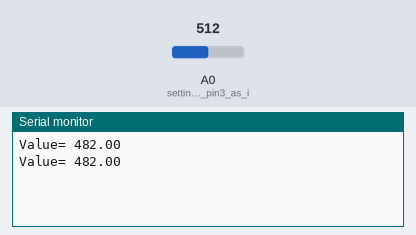
Bench run of a sketch on a simulated Arduino Uno, built with avr-gcc and run on an emulated ATmega328P. Shown: the last lines printed to the serial monitor. Inputs (shaded band) come from the test bench; at power-on: A0 (setting_arduino_pin3_as_i) = 512.

Above: at 1.8 s.
1.9 s: A0 (setting_arduino_pin3_as_i) set to 716
At 2.4 s:
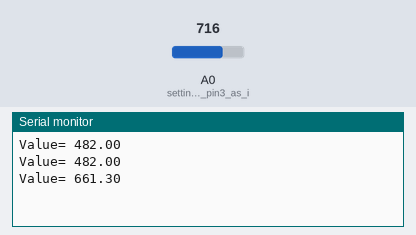
3.4 s: A0 (setting_arduino_pin3_as_i) set to 900
At 4.8 s:
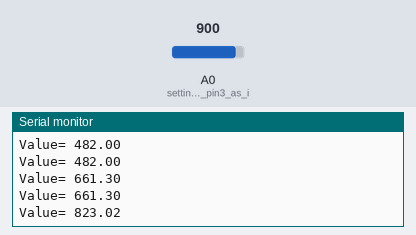
Timing chart, 0 to 6.4 s (numbered marks = the images above; inputs shaded):
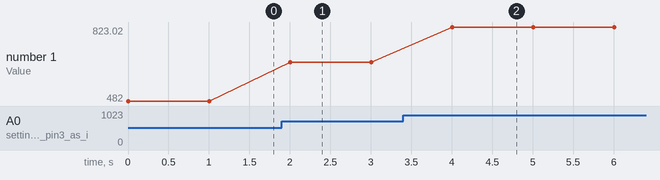

The sketch:

tempSensor.ino
```cpp
int value = 0;            //initializing variables
float volts = 0.0;
float temp = 0.0;
float tempF = 0.0;

void setup()
{
  pinMode(A0,INPUT);      //setting arduino pin3 as input
  Serial.begin(9600);   // opens serial port, sets data rate to 9600 bps
}
void loop()
{
  value = analogRead(A0);            //read from A0
  volts = (value/1024.0) * 5.0; // conversion to volts
  temp = volts * 100.0; //Convert temp to Celsius
  tempF = temp * 9/5 + 32; // Convert temp to Fahrenheit

  Serial.print("Value= ");
  Serial.println(tempF);
  //Serial.println(temp);
  delay(1000);
}
```

Measured:
- after the input at 1.9 s, the serial monitor: prints a new line after 0.10 s (image 1)
- after the input at 3.4 s, the serial monitor: prints a new line after 0.60 s (image 2)
- plotted number 1: 482 → 661.3 after the input at 1.9 s, 661.3 → 823.02 after the input at 3.4 s
